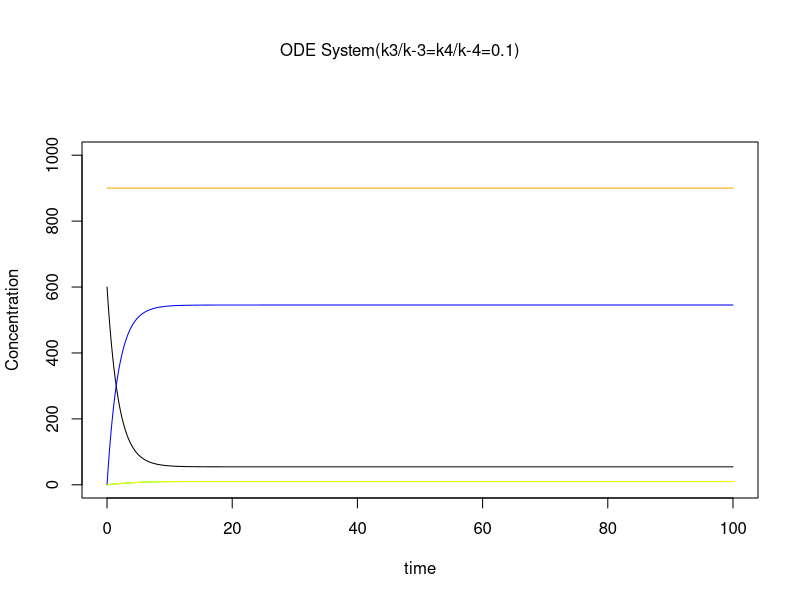
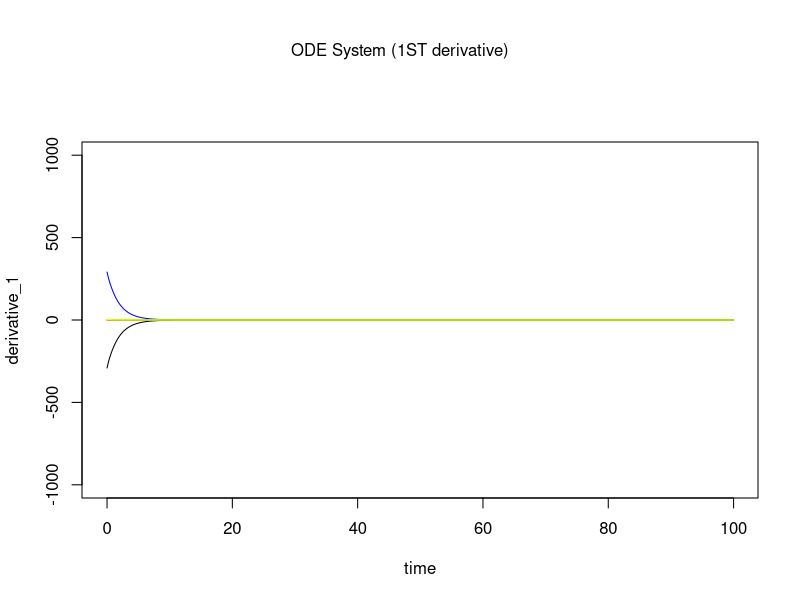
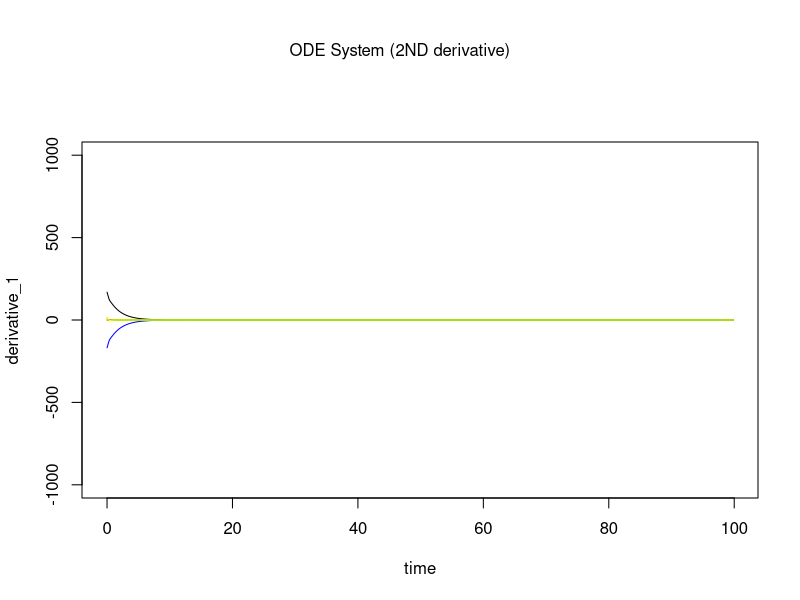

Here is the R script that generated these plots, in order:
library(deSolve)
rate3  = 10
rate4 = 10
parameters <- c(k3_r = 0.001, k3_f = 0.01, k4_r = 0.0001, k4_f = 0.001 )
state      <- c(A=2000,B=600,C=0,D=900,F=0,G=0,E3=50,E4=50)

Concentration <- function(t,state,parameters){
  with(as.list(c(state,parameters)),{
    dA  <- 0
    dB  <- k3_r*C*E3 + k4_f*C*E4 - k3_f*E3*B - k4_r*B*F*G*E4
    dC  <- k3_f*B*E3 + k4_r*B*F*G*E4 - k4_f*C*E4 - k3_r*C*E3;
    dD  <- 0
    dE3 <- 0
    dE4 <- 0
    dF  <- k4_f*E4*C - k4_r*B*F*G*E3;
    dG  <- dF
    list(c(dA,dB,dC,dD,dF,dG,dE3,dE4))
  }
  )
}

times <- seq(0,100,by = 0.1)
time <- seq(0,99.9,by = 0.1)
time_2 <- seq(0,99.8,by = 0.1)

out   <- ode(y = state, times = times, func=Concentration, parms=parameters)
derivative_A <- diff(out[,"A"])/diff(times)
derivative_B <- diff(out[,"B"])/diff(times)
derivative_C<- diff(out [,"C"])/diff(times)
derivative_D <- diff(out[,"D"])/diff(times)
derivative_F <- diff(out[,"F"])/diff(times)
derivative_G <- diff(out[,"G"])/diff(times)

derivative_A2 <- diff(derivative_A)/diff(time)
derivative_B2 <- diff(derivative_B)/diff(time)
derivative_C2 <- diff(derivative_C)/diff(time)
derivative_D2 <- diff(derivative_D)/diff(time)
derivative_F2 <- diff(derivative_F)/diff(time)
derivative_G2 <- diff(derivative_G)/diff(time)

par(oma=c(0,0,3,0))
plot(out[,"time"],out[,"A"],type='l',col='red',xlab = "time",ylab="Concentration",ylim=c(0,1000))
lines(out[,"time"],out[,"B"],col='black')
lines(out[,"time"],out[,"C"],col='blue')
lines(out[,"time"],out[,"D"],col='orange')
lines(out[,"time"],out[,"F"],col='green')
lines(out[,'time'],out[,'G'],col='yellow')
mtext(outer = TRUE, side=3,"ODE System(k3/k-3=k4/k-4=0.1)")
options('max.print' = 100000)
getOption('max.print')
print(out)

plot(time,derivative_A,type='l',col='red',xlab = "time",ylab="derivative_1",ylim=c(-1000,1000))
lines(time,derivative_B,col='black')
lines(time,derivative_C,col='blue')
lines(time,derivative_D,col='orange')
lines(time,derivative_F,col='green')
lines(time,derivative_G,col='yellow')
mtext(outer = TRUE, side=3,"ODE System (1ST derivative)")

plot(time_2,derivative_A2,type='l',col='red',xlab = "time",ylab="derivative_1",ylim=c(-1000,1000))
lines(time_2,derivative_B2,col='black')
lines(time_2,derivative_C2,col='blue')
lines(time_2,derivative_D2,col='orange')
lines(time_2,derivative_F2,col='green')
lines(time_2,derivative_G2,col='yellow')
mtext(outer = TRUE, side=3,"ODE System (2ND derivative)")
